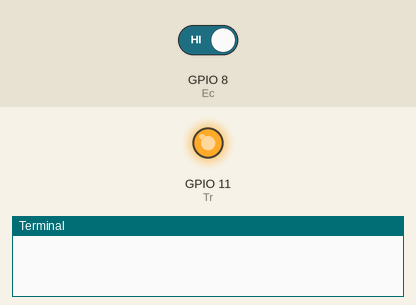
Recording of a program running on a simulated Raspberry Pi (BCM pin numbers). Parts: output pins drawn as LEDs (lit = HIGH), the last lines printed to the terminal. Inputs (shaded band) come from the test bench; at power-on: GPIO 8 (Ec) HIGH. The clock reads 2024-03-15 10:24:30 at power-on unless the program sets it.

Above: at 0.01 s.
At 1.2 s:
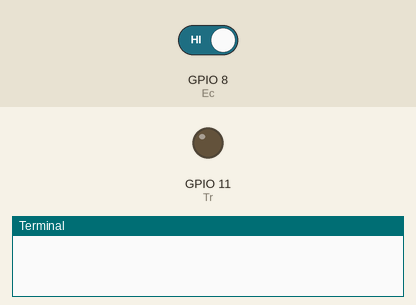
1.3 s: GPIO 8 (Ec) driven LOW
At 2.8 s:
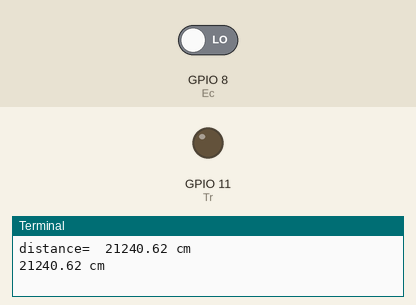
Timing chart, 0 to 4.3 s (numbered marks = the images above; inputs shaded):
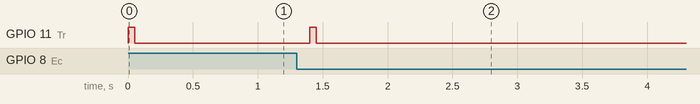

Measured:
- after the input at 1.3 s, GPIO 11 (Tr): LOW → HIGH after 0.10 s, → LOW 0.05 s later

The program:

usonic_module.py
```python
import RPi.GPIO as GPIO
import time

Tr = 11
Ec = 8

GPIO.setwarnings(False)
GPIO.setmode(GPIO.BCM)
GPIO.setup(Tr, GPIO.OUT,initial=GPIO.LOW)
GPIO.setup(Ec, GPIO.IN)

def checkdist():       #Reading distance
    GPIO.setmode(GPIO.BCM)
    GPIO.setup(Tr, GPIO.OUT,initial=GPIO.LOW)
    GPIO.setup(Ec, GPIO.IN)
    GPIO.output(Tr, GPIO.HIGH)
    time.sleep(0.05)
    GPIO.output(Tr, GPIO.LOW)
    while not GPIO.input(Ec):
        pass
    t1 = time.time()
    while GPIO.input(Ec):
        pass
    t2 = time.time()
    distance = ((t2-t1)*340/2)*100
    print('distance= ',"%.2f cm" %distance)
    time.sleep(0.05)
    return (t2-t1)*340/2

if __name__ == '__main__':
    while True:
        distance = checkdist()*100
        print("%.2f cm" %distance)
        time.sleep(0.05)
 
```
